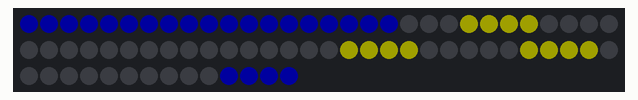
Recording of a sketch running on a simulated ATtiny85, built with avr-gcc and run on an emulated ATtiny85. On the bench: 74 RGB LEDs in strip order, left to right, continuing on the next row. Dim RGB values are drawn brighter than linear.

Above: at 0.59 s.
At 39.45 s:
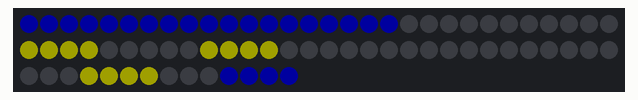

The sketch:

tele-op_front-back.ino
```cpp
#include <Adafruit_DotStar.h>

#include <SPI.h>

struct struct_color {
  uint32_t color1;
  uint32_t color2;
  uint32_t color3;
  uint32_t color4;
};

uint32_t red = 0x0000FF00;
uint32_t orange = 0x0080FF00;  // 'On' color 00(G)(R)(B)
uint32_t yellow = 0x00202000;
uint32_t green = 0x00FF0000;
uint32_t blue = 0x00000020;
uint32_t purple = 0x000080FF;
uint32_t pink = 0x000FFF07;

struct_color color = {blue, yellow, yellow, yellow};

#define NUMPIXELS 74
#define LONG 22
#define SHORT 15
#define LENGTHs 4
#define LENGTHl 6
#define RANDOM 2
#define FRONT 0

#define DATAPIN    11
#define CLOCKPIN   13
Adafruit_DotStar strip = Adafruit_DotStar(
  NUMPIXELS, DATAPIN, CLOCKPIN, DOTSTAR_BRG);

void setup() {

#if defined(__AVR_ATtiny85__) && (F_CPU == 16000000L)
  clock_prescale_set(clock_div_1);
#endif

  strip.begin();
  strip.show();
}

int     set = 0, n = 0, SPEED = 15, head, tail, temp = 0, head2 = head + 1, tail2 = head2 + LENGTHl,
temp2 = 0, head3 = SHORT + LONG, tail3 = head3 - LENGTHs, temp3 = 0, head4 = head3 + 1, tail4 = head4 + LENGTHl, temp4 = 0;

float  headfloat = 0.5;

void loop() {

  if(FRONT == 0){
  if(set == 0){
  for(n = 0;n < SHORT + 4;n++)
  {
    strip.setPixelColor(n, color.color1);
    strip.show();
  }

  for(n = NUMPIXELS - 4;n < NUMPIXELS;n++)
  {
    strip.setPixelColor(n, color.color1);
    strip.show();
  }
  set = 1;
  }

  if(head >= tail){
  head = (int) (headfloat * SHORT);
  head2 = (int) ((1 - headfloat) * (LONG-4) + SHORT + 4);
  head3 = (int) (headfloat * SHORT + SHORT + LONG);
  head4 = (int) ((1 - headfloat) * (LONG - 4) + 2 * SHORT + LONG);
  tail = head - LENGTHs;
  tail2 = head2 + LENGTHl - 2;
  tail3 = head3 - LENGTHs;
  tail4 = head4 + LENGTHl - 2;
  (headfloat = headfloat + 0.04);
  }

  else{
  head = (int) (headfloat * SHORT);
  head2 = (int) ((1 - headfloat) * (LONG-4) + SHORT + 4);
  head3 = (int) (headfloat * SHORT + SHORT + LONG);
  head4 = (int) ((1 - headfloat) * (LONG - 4) + 2 * SHORT + LONG);
  tail = head + LENGTHs;
  tail2 = head2 - LENGTHl + 2;
  tail3 = head3 + LENGTHs;
  tail4 = head4 - LENGTHl + 2;
  (headfloat = headfloat - 0.04);
  }

  strip.setPixelColor(head3, color.color3);
  strip.setPixelColor(tail3, 0);
  strip.setPixelColor(head2, color.color2);
  strip.setPixelColor(tail2, 0);
  strip.setPixelColor(head4, color.color4);
  strip.setPixelColor(tail4, 0);
  strip.show();
  delay(SPEED);

  if(headfloat >= 1) {
    (temp = head);
    (head = tail);
    (tail = temp);
    headfloat = 1 - ((float) LENGTHs/(float) SHORT);
  }

  if(headfloat <= 0) {
    (temp = head);
    (head = tail);
    (tail = temp);
    headfloat = (float) LENGTHs/(float) SHORT;
  }

  if((color.color1 >>= 0) == 0)
      color.color1 = 0xFFFF00;

  if((color.color1 >>= 0) == 0)
      color.color1 = 0xFF0000;

  if((color.color1 >>= 0) == 0)
      color.color1 = 0xFF0000;

  if((color.color1 >>= 0) == 0)
      color.color1 = 0xFF0000;

  }

  else{

  if(set == 0){
  for(n = SHORT + LONG - 4;n <= 2 * SHORT + LONG + 4;n++)
  {
    strip.setPixelColor(n, color.color1);
    strip.show();
  }
  set = 1;
  }

  if(head >= tail){
  head = (int) (headfloat * SHORT);
  head2 = (int) ((1 - headfloat) * (LONG - 4) + SHORT);
  head3 = (int) (headfloat * SHORT + SHORT + LONG);
  head4 = (int) ((1 - headfloat) * (LONG - 4) + 2 * SHORT + LONG + 4);
  tail = head - LENGTHs;
  tail2 = head2 + LENGTHl - 2;
  tail3 = head3 - LENGTHs;
  tail4 = head4 + LENGTHl - 2;
  (headfloat = headfloat + 0.04);
  }

  else{
  head = (int) (headfloat * SHORT);
  head2 = (int) ((1 - headfloat) * (LONG-4) + SHORT);
  head3 = (int) (headfloat * SHORT + SHORT + LONG);
  head4 = (int) ((1 - headfloat) * (LONG - 4) + 2 * SHORT + LONG + 4);
  tail = head + LENGTHs;
  tail2 = head2 - LENGTHl + 2;
  tail3 = head3 + LENGTHs;
  tail4 = head4 - LENGTHl + 2;
  (headfloat = headfloat - 0.04);
  }

  strip.setPixelColor(head, color.color3);
  strip.setPixelColor(tail, 0);
  strip.setPixelColor(head2, color.color2);
  strip.setPixelColor(tail2, 0);
  strip.setPixelColor(head4, color.color4);
  strip.setPixelColor(tail4, 0);
  strip.show();
  delay(SPEED);

  if(headfloat >= 1) {
    (temp = head);
    (head = tail);
    (tail = temp);
    headfloat = 1 - ((float) LENGTHs/(float) SHORT);
  }

  if(headfloat <= 0) {
    (temp = head);
    (head = tail);
    (tail = temp);
    headfloat = (float) LENGTHs/(float) SHORT;
  }

  if((color.color1 >>= 0) == 0)
      color.color1 = 0xFFFF00;

  if((color.color1 >>= 0) == 0)
      color.color1 = 0xFF0000;

  if((color.color1 >>= 0) == 0)
      color.color1 = 0xFF0000;

  if((color.color1 >>= 0) == 0)
      color.color1 = 0xFF0000;

  }
}
```
